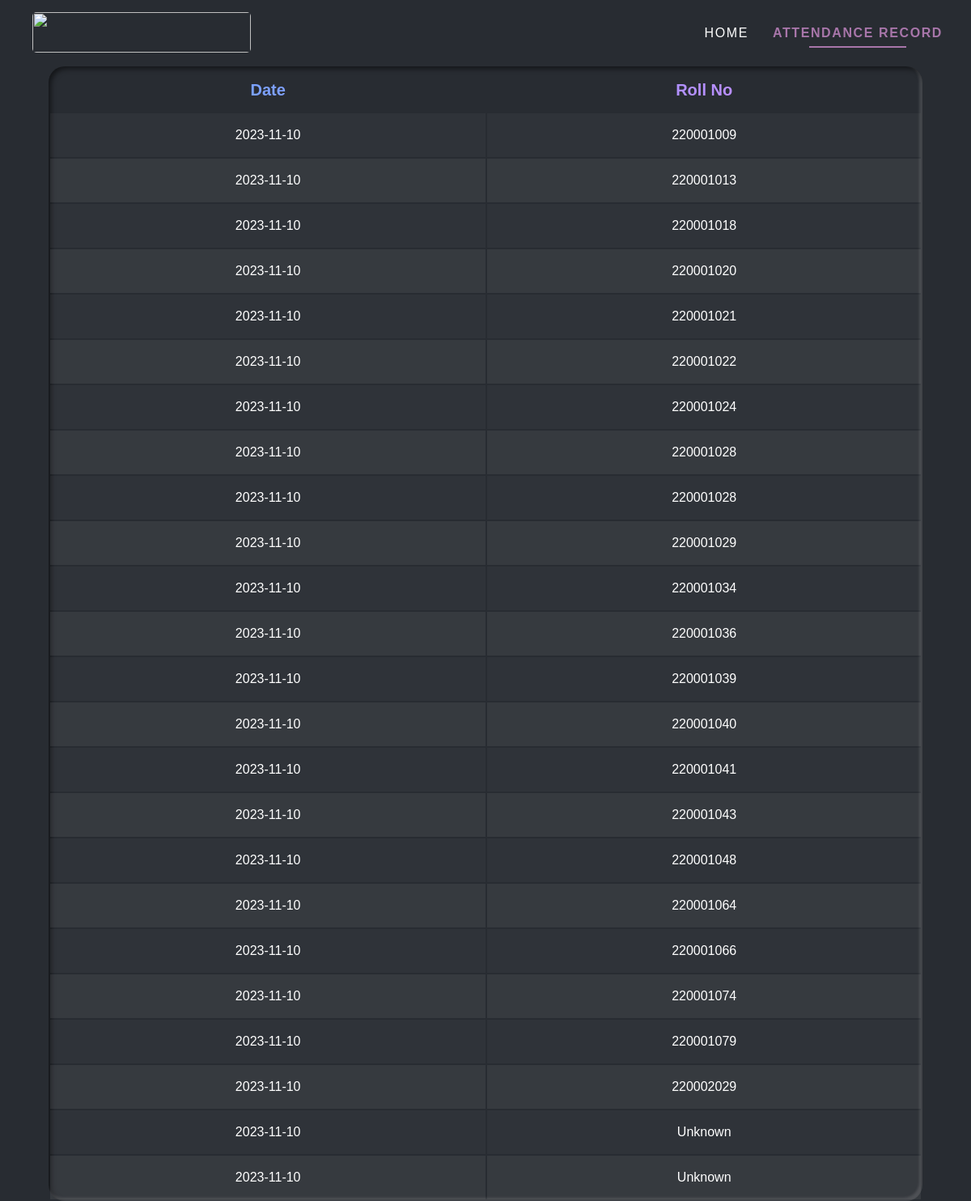
The page /students/ on the database its author committed.
### app.py (models this page shows)
class Attendance(Base):
    __tablename__ = "attendance"
    id = Column(Integer, primary_key=True, index=True)
    date = Column(String)
    rollnumber = Column(Integer, ForeignKey("student.rollnumber"))
    student = relationship("Student", back_populates="attendance")

### app.py (the view)
@app.get("/students/")
def get_all_students(request: Request,db: Session = Depends(get_db)):
    students = db.query(Attendance).order_by(Attendance.rollnumber).all()
    return templates.TemplateResponse("record.html", {"request": request, "record":students })

### templates/record.html (shortened to what this page needs)
<!DOCTYPE html>
<html lang="en">
<head>
    <link rel="stylesheet" href="https://cdnjs.cloudflare.com/ajax/libs/font-awesome/6.2.1/css/all.min.css" />
</head>
<body><div>
    <nav class="nav">
        <div class="container">
          <div class ="logu"><img src="https://images.g2crowd.com/uploads/product/image/detail/detail_1473785417/attendease.png"/></div>
          <ul>
            <li ><div id="dha"><a href="/">Home</a></div></li>
            <li><a href="/students" class="current">Attendance Record</a></li>
          </ul>
        </div>
      </nav>
</div>
<div>
    <div class="attendancerecord">
        <div class="table-horizontal-container">
            <table class="unfixed-table">
                <thead class="gradient-text">
                    <tr>
                        <div class="r">
                            <th>Date</th>
                            <th>Roll No</th>
                        </div>
                    </tr>
                </thead>
                <tbody>
                    {% for name in record %}
                    <tr>
                        <td>{{ name.date }}</td>
                        <td>{{ name.rollnumber }}</td>
                    </tr>
                    {% endfor %}
            </table>
        </div>
    </div>
</div>
</body>
</html>

### templates/record.html (style rules this page uses)
body { background-color: #282C32; }
img { height:300px; width:100%; }
:root { --accent-color: #a876aa; --main-transition: all 0.3s ease-in-out; }
* { box-sizing: border-box; margin: 0; padding: 0; }
body { font-family: "Montserrat", sans-serif; color: #222; padding-bottom: 50px; }
.container { max-width: 1400px; margin: 0 20px; padding: 0 ; }
.nav { position: -webkit-sticky; top: 0; left: 0; right: 0; transition: var(--main-transition); text-transform: uppercase; }
.nav .container { display: flex; justify-content:space-between; align-items: center; padding: 10px 0; transition: var(--main-transition); }
.nav ul { display: flex; list-style-type: none; align-items: center; justify-content: center; }
.nav a { position: relative; color: #fff; text-decoration: none; padding: 7px 15px; font-weight: 300; transition: var(--main-transition); }
.nav * { font-size: 16px; letter-spacing: 0.1rem; }
.nav a.current, .nav a:hover { color: var(--accent-color); }
.nav a.current { font-weight: 600; }
.nav a.current::before { content: ""; width: 50%; height: 2px; background-color: var(--accent-color); position: absolute; bottom: -3px; left: 50%; transform: translateX(-50%); transition: var(--main-transition); }
tr:nth-child(even),td { background-color: rgba(152, 152, 152, 0.066); }
.table-horizontal-container { margin:0px 5%; border-radius: 20px; box-shadow: rgba(0, 0, 0, 0.526) 3px 3px 6px 0px inset, rgba(186, 186, 186, 0.204) -3px -3px 3px 1px inset; }
th { font-size: 20px; }
th, td { padding: 15px; text-align: center; }
td { color:white; }
.unfixed-table { width: 100%; }
.unfixed-table td { align-items: center; }
html { scroll-behavior: smooth; }
body { line-height: 1.5em; padding: 0; margin: 0; }
@media (min-width: 800px) { img { height:80px; width:270px; margin-top:5px; } }
.gradient-text { color:#0080d4; }
.r { display: flex; justify-content: center; }
.logu img { border-radius: 5px; height: 50px; position:relative; left: 20px; }
.gradient-text { background-image: linear-gradient(to right, #60A9FF, #D187FF); -webkit-background-clip: text; background-clip: text; color: transparent; }

### rows shown on the page
Attendance: date "2023-11-10", rollnumber "220001009"
Attendance: date "2023-11-10", rollnumber "220001013"
Attendance: date "2023-11-10", rollnumber "220001018"
Attendance: date "2023-11-10", rollnumber "220001020"
Attendance: date "2023-11-10", rollnumber "220001021"
Attendance: date "2023-11-10", rollnumber "220001022"
Attendance: date "2023-11-10", rollnumber "220001024"
Attendance: date "2023-11-10", rollnumber "220001028"
Attendance: date "2023-11-10", rollnumber "220001028"
Attendance: date "2023-11-10", rollnumber "220001029"
Attendance: date "2023-11-10", rollnumber "220001034"
Attendance: date "2023-11-10", rollnumber "220001036"
Attendance: date "2023-11-10", rollnumber "220001039"
Attendance: date "2023-11-10", rollnumber "220001040"
Attendance: date "2023-11-10", rollnumber "220001041"
Attendance: date "2023-11-10", rollnumber "220001043"
Attendance: date "2023-11-10", rollnumber "220001048"
Attendance: date "2023-11-10", rollnumber "220001064"
Attendance: date "2023-11-10", rollnumber "220001066"
Attendance: date "2023-11-10", rollnumber "220001074"
Attendance: date "2023-11-10", rollnumber "220001079"
Attendance: date "2023-11-10", rollnumber "220002029"
Attendance: date "2023-11-10", rollnumber "Unknown"
Attendance: date "2023-11-10", rollnumber "Unknown"
